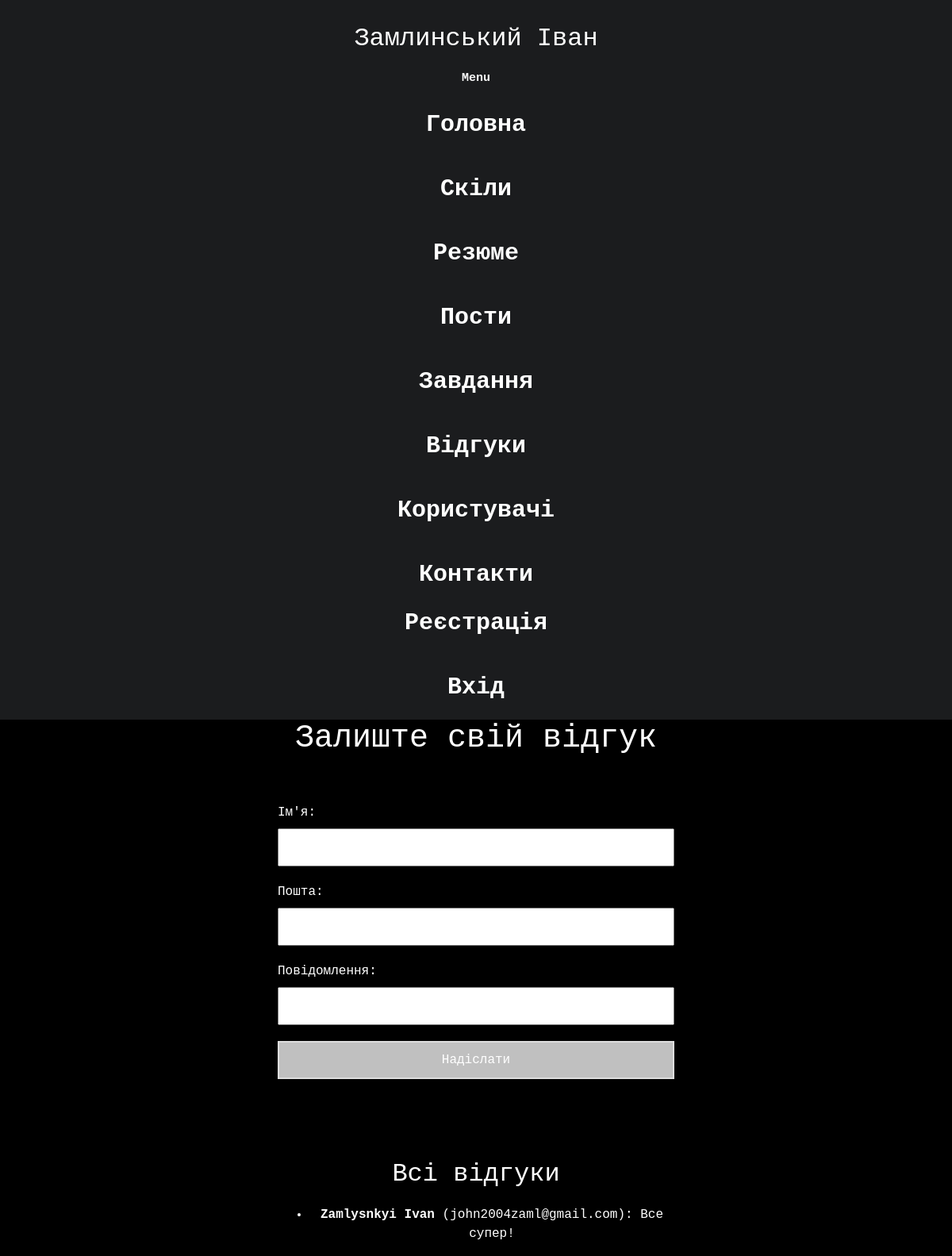
Screenshot of /feedback with the database file from the repository.
### app/feedback/models.py (models this page shows)
class Feedback(db.Model):
    id = db.Column(db.Integer, primary_key=True)
    name = db.Column(db.String(128), nullable=False)
    email = db.Column(db.String(128), nullable=False)
    message = db.Column(db.String(256), nullable=False)

### app/feedback/views.py (the view, shortened to what this page needs)
@feedback.route('/feedback', methods=['GET', 'POST'])
def feedbacks():
    form = FeedbackForm()
    feedbacks = Feedback.query.all()
    return render_template('feedback.html', form=form, feedbacks=feedbacks)

### app/feedback/forms.py
class FeedbackForm(FlaskForm):
    name = StringField("Ім'я:", validators=[DataRequired()])
    email = StringField('Пошта:', validators=[DataRequired()])
    message = StringField('Повідомлення:', validators=[DataRequired()])
    submit = SubmitField('Надіслати')

### app/__init__.py (called while the page is built)
def navigation():
    return {
        'portfolio.home': 'Головна',
        'portfolio.skills': 'Скіли',
        'portfolio.resume': 'Резюме',
        'post_bp.posts': 'Пости',
        'todo.todos': 'Завдання',
        'feedback.feedbacks': 'Відгуки',
        'users.user': 'Користувачі',
        'portfolio.contacts': 'Контакти',
    }

### app/feedback/views.py (called while the page is built)
@feedback.context_processor
def inject_navigation():
    return dict(navigation=navigation())

### app/feedback/templates/feedback/feedback.html (shortened to what this page needs)
{% extends 'base.html' %}
{% block content %}
    <div class="feedback_table">
        <h1>Залиште свій відгук</h1> <hr>
        <form method="POST">
            {{ form.hidden_tag() }} <br>
            {{ form.name.label }} {{ form.name(class="inputs") }} <br>
            {{ form.email.label }} {{ form.email(class="inputs") }} <br>
            {{ form.message.label }} {{ form.message(class="inputs") }} <br>
            {{ form.submit(class="btn_submit") }}
        </form>
        <br>
        <hr>
        <br>
        <h2>Всі відгуки</h2>
        <ul>
            {% for feedback in feedbacks %}
                <li>
                    <strong>{{ feedback.name }}</strong> ({{ feedback.email }}): {{ feedback.message }}
                </li>
            {% endfor %}
        </ul>
    </div>
{% endblock %}

### app/static/css/style.css (style rules this page uses)
body { background-color: #000; color: #fff; font-family: 'Courier New', monospace; margin: 0; padding: 0; }
h2 { margin: 20px 0; text-align: center; }

### app/feedback/templates/feedback/feedback.html (style rules this page uses)
.feedback_table { width: 500px; margin: auto; text-align: center; }
.feedback_table form { width: 100%; text-align: left; }
.inputs { width: 100%; padding: 10px; margin-bottom: 20px; box-sizing: border-box; }
.btn_submit { width: 100%; padding: 10px; background-color: silver; color: white; border: 2px solid #ddd; cursor: pointer; }

### rows the page displays
Feedback: name "Zamlysnkyi Ivan", email "john2004zaml@gmail.com", message "Все супер!"

### other values shown
{{ label }} "Головна" "Скіли" "Резюме" "Пости" "Завдання" "Відгуки" "Користувачі" "Контакти"
